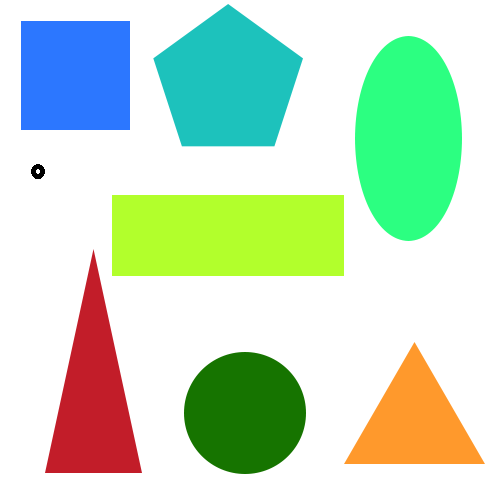
//> input picture ShapeDetection/Resources/sHAPES.png, 500 x 500 px
$ ./ShapeDetection   (built with g++ and OpenCV 4)
//> lines starting //> are read from the running program, lines starting //| are printed output that depends on the picture; after the words box and inside, x2 and y2 are one past the last pixel; in counts of white or black regions, pixels touching at a corner belong together
#include <opencv2/imgcodecs.hpp>
#include <opencv2/highgui.hpp>
#include <opencv2/imgproc.hpp>
#include <iostream>

using namespace cv;
using namespace std;


void getContours(Mat Dilatedimage, Mat imageRes) {

	vector<vector<Point>> contours;
	vector<Vec4i> hierarchy;


	findContours(Dilatedimage, contours, hierarchy, RETR_EXTERNAL, CHAIN_APPROX_SIMPLE);
	//drawContours(imageRes, contours, -1, Scalar(255,0,255), 2);

	//filter for removing noise
	for (int i = 0; i < contours.size(); i++) {


		float area = contourArea(contours[i]);

		cout << i << "  " << area << endl;
		vector<vector<Point>> contourPoly(contours.size());
		vector<Rect> boundRect(contours.size());
		String objType;

		if (area >= 1000) {
			double parameter = arcLength(contours[i], true);
			approxPolyDP(contours[i], contourPoly[i], 0.02 * parameter, true);
			drawContours(imageRes, contourPoly, i, Scalar(255, 0, 255), 2);
			cout << contourPoly[i].size() << endl;


			//Draw boxes around shapes
			boundRect[i] = boundingRect(contourPoly[i]);
			rectangle(imageRes, boundRect[i].tl(), boundRect[i].br(), Scalar(0,255,0), 2);

			//detect which object is what

			int cornerNum = (int)contourPoly[i].size();
			float aspectRatio;
			switch (cornerNum)
			{
			case 3:
				objType = "Triangle";
				break;
			case 4:

				aspectRatio = (float)boundRect[i].width / (float)boundRect[i].height;
				if (aspectRatio >= 0.95 && aspectRatio <= 1.05) {
					objType = "Square";
					break;
				}
				else {
					objType = "rectangle";
					break;
				}


			case 5:
				objType = "pentagon";
				break;
			default:
				objType = "circul";
				break;
			}

			putText(imageRes, objType, { boundRect[i].x, boundRect[i].y + 5 }, FONT_HERSHEY_PLAIN, 1, Scalar(0,0,0), 1);


		}
	}

}


int main()
{
	string path = "Resources/sHAPES.png";
	Mat image = imread(path);
//> image is the input picture: 500 rows x 500 cols, CV_8UC3; mean B, G, R 197.9, 225, 197.6
	Mat GrayImage, BluredImage, CannyImage, DilationImage;


	//PreProcessing the image for detection


	cvtColor(image, GrayImage, COLOR_RGB2GRAY);
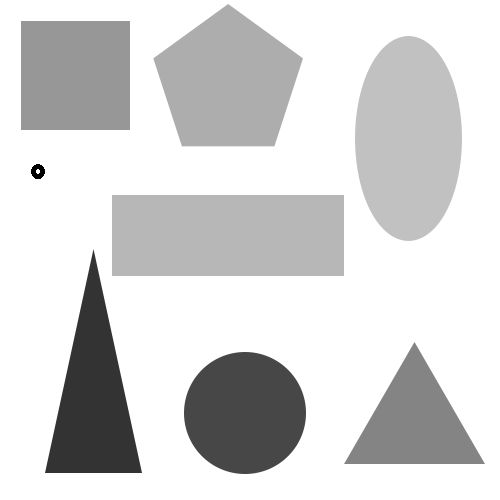
//> GrayImage: 500 rows x 500 cols, CV_8UC1; min 0, max 255, mean 213.7
	GaussianBlur(GrayImage, BluredImage, Size(3, 3), 3, 0);
	Canny(BluredImage, CannyImage, 25, 75);
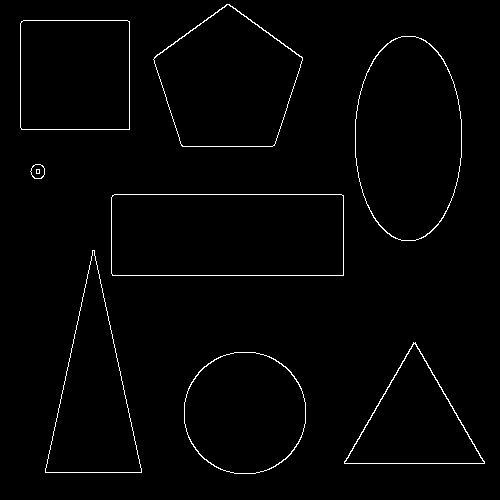
//> CannyImage: 500 rows x 500 cols, CV_8UC1; 1.5% white in thin lines or dots, all inside (x1, y1, x2, y2) = (20, 4, 485, 474)

	Mat Kernel = getStructuringElement(MORPH_RECT, Size(3, 3));
	dilate(CannyImage, DilationImage, Kernel);
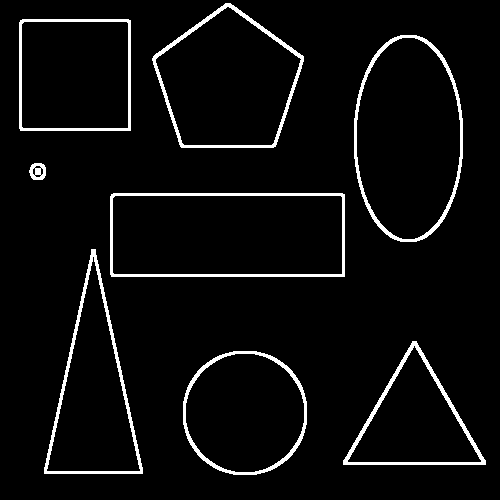
//> DilationImage: 500 rows x 500 cols, CV_8UC1; 4.7% white; 8 white regions

	getContours(DilationImage, image);
//> in getContours, `findContours(Dilatedimage, contours, hierarchy, RETR_EXTERNAL, CHAIN_A..`: contours = 8 contours; box (x1, y1, x2, y2) and area: (110, 193, 345, 277) 19415, (354, 35, 463, 242) 17896, (152, 3, 304, 148) 15370, (19, 19, 131, 131) 12314, (183, 351, 307, 475) 12217, (44, 249, 143, 474) 11456, (343, 341, 486, 465) 9127, (29, 163, 46, 180) 219
//> the loop in getContours, `for (int i = 0; i < contours.size(); i++)` made 8 passes
//> (area, parameter, cornerNum, aspectRatio) on passes 4, 7: (19415, 631.7, 4, 2.8), (12314, 441.7, 4, 1)
//> (area, parameter, cornerNum) on passes 1, 2, 3, 6, 8: (12217, 412.3, 8), (9127, 449.2, 3), (11456, 588.9, 3), (17896, 536.6, 8), (15370.5, 493.3, 5)
//| 0  12217
//| 8
//| 1  9127
//| 3
//> (the first 4 of 15 printed lines)
//> pass 1, in getContours, `putText(imageRes, objType, { boundRect[i].x, boundRect[i].y + 5 }, FON..`:
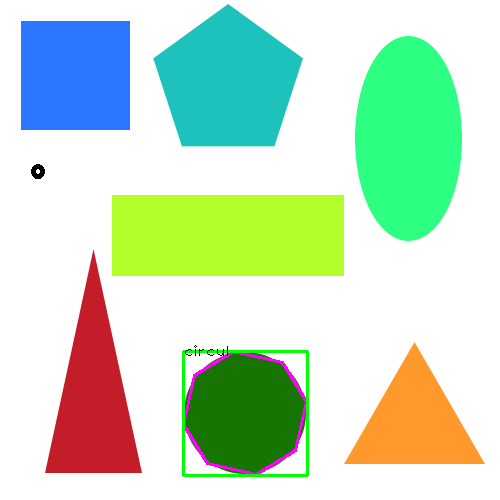
//> imageRes: 500 rows x 500 cols, CV_8UC3; 1.06% of pixels changed, all inside (x1, y1, x2, y2) = (182, 345, 309, 477)
//> pass 2, in getContours, `putText(imageRes, objType, { boundRect[i].x, boundRect[i].y + 5 }, FON..`:
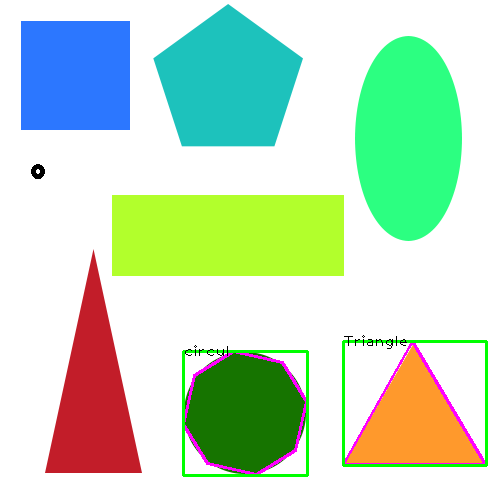
//> imageRes: 500 rows x 500 cols, CV_8UC3; 1.05% of pixels changed, all inside (x1, y1, x2, y2) = (342, 335, 488, 467)
//> pass 3, in getContours, `putText(imageRes, objType, { boundRect[i].x, boundRect[i].y + 5 }, FON..`:
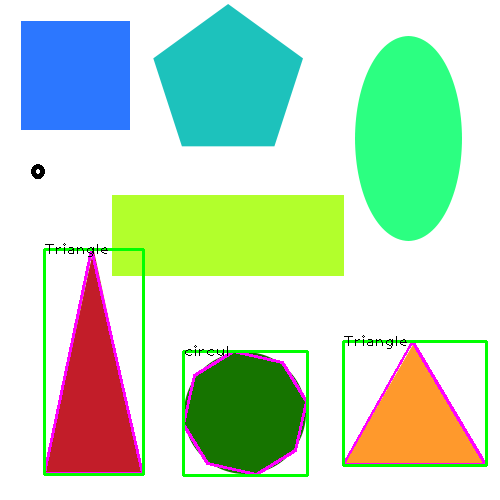
//> imageRes: 500 rows x 500 cols, CV_8UC3; 1.35% of pixels changed, all inside (x1, y1, x2, y2) = (43, 243, 145, 476)
//> after the loop in getContours, `for (int i = 0; i < contours.size(); i++)`:
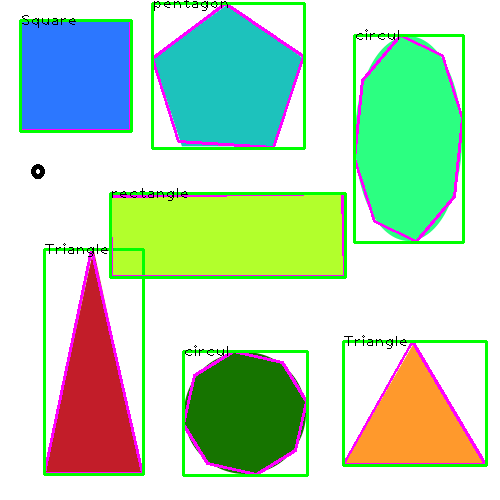
//> imageRes: 500 rows x 500 cols, CV_8UC3; 4.32% of pixels changed, all inside (x1, y1, x2, y2) = (19, 0, 465, 279)

	imshow("image", image);
	// [4 lines of commented-out code are left out]
	waitKey(0);
	return 0;
}
